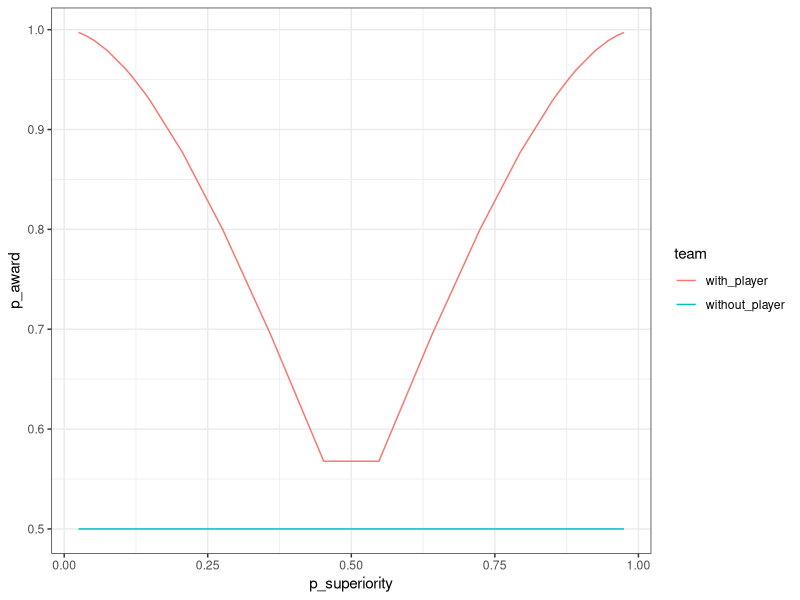

The R source for this figure:
## ---- chunk 1
knitr::opts_chunk$set(echo = TRUE)
library(tidyverse)
library(gganimate)
library(RColorBrewer)
## ---- chunk 2
# linear sampling of log odds for ground truth probability of superiority for the new machine
n_trials.linear_log_odds <- 20
logodds <- seq(log(0.025/(1-0.025)), log(0.975/(1-0.975)), length.out = n_trials.linear_log_odds)
p_superiority.linear_log_odds <- 1 / (1 + exp(-logodds))

# sampling near the decision threshold p_superiority == [0.13, 0.87]
p_superiority.near_threshold = c(0.11, 0.12, 0.14, 0.15, # near threshold for loss frame
                                 0.85, 0.86, 0.88, 0.89) # near threshold for gain frame

# combine the sampling strategies
p_superiority <- sort(c(p_superiority.linear_log_odds, p_superiority.near_threshold))
n_trials <- length(p_superiority)

print(p_superiority)
## ---- chunk 3
# baseline probability of winning/keeping an award contract without the new player 
baseline <- c(.5) # previously c(.15, .5, 8.5)

# initialize data conditions dataframe
conds_df <- data.frame(
  "p_superiority" = rep(p_superiority, length(baseline)),
  "baseline" = sort(rep(baseline, length(p_superiority))))

head(conds_df)
## ---- chunk 4
# label gain vs loss framing trials based on p_superiority, and add award thresholds
conds_df <- conds_df %>% 
  mutate(frame = if_else(p_superiority > .5, "gain", "loss"),
         threshold = if_else(frame == "gain", 
                             100, # points scored
                             75)) # points given up

head(conds_df)
## ---- chunk 5
# add columns for the mean and standard deviation of the difference in the number of points for the team with vs without the new player
# depending on the gain vs loss frame, these values represent points scored vs points given up
conds_df <- conds_df %>%
  mutate(sd_diff = 15, # std(new - old)
         mean_diff = sd_diff * qnorm(p_superiority)) # mean(new - old)

head(conds_df)
## ---- chunk 6
# double the length of the dataframe to add information per version of the team, creating a stimulus dataframe with a row per distribution to visualize
stim_df <- map_df(seq_len(2), ~conds_df)
stim_df$team <- as.factor(sort(rep(c("with_player","without_player"), length(stim_df$p_superiority) / 2)))


# add columns for the mean and standard deviation of points for each team and the probability of winning/keeping the award
stim_df <- stim_df %>%
  mutate(sd = sqrt(stim_df$sd_diff ^ 2 / 2), # assume equal and independent variances
        mean = if_else(team == "without_player", 
                       if_else(frame == "gain", # team without the new player is at baseline
                               threshold - sd * qnorm(1 - baseline), 
                               threshold - sd * qnorm(baseline)), 
                       if_else(frame == "gain", # team with new player is at difference from baseline
                               threshold - sd * qnorm(1 - baseline) + mean_diff, 
                               threshold - sd * qnorm(baseline) + mean_diff)),
        p_award = if_else(frame=="gain", # probability of exceeding threshold to win/keep award
                          1 - pnorm((threshold - mean)/sd),
                          pnorm((threshold - mean)/sd)))

# spread values per machine across columns to get back to a conditions dataframe one row per trial
conds_df <- stim_df %>% # explanation: https://kieranhealy.org/blog/archives/2018/11/06/spreading-multiple-values/
  gather(variable, value, -(p_superiority:team)) %>%
  unite(temp, team, variable) %>%
  spread(temp, value)

head(conds_df)
## ---- chunk 7
stim_df %>% ggplot(aes(x = p_superiority, y = p_award, color = team)) +
  geom_line() +
  theme_bw()
## ---- chunk 8
# ratio (K) of value of contract (X) over cost of intervention (C)
conds_df <- conds_df %>% mutate(K = 2.25)
## ---- chunk 9
# determine whether or not intervention is utility optimal on each trial
conds_df <- conds_df %>%
  mutate(should_intervene = if_else(frame == "gain",
                                    (with_player_p_award - without_player_p_award) > (1 / K), # gain framing decision rule
                                    ((1 - without_player_p_award) - (1 - with_player_p_award)) > (1 / K)) # loss framing decision rule
  )

conds_df %>%
  group_by(frame) %>%
  summarise(intervene = sum(should_intervene), n_trials = n())
## ---- chunk 10
conds_df <- conds_df %>%
  mutate(
    p_sup_threshold = if_else(frame == "gain",
                              pnorm(sqrt(sd_diff ^ 2 / 2) / sd_diff * (qnorm((1 / K) + baseline) + qnorm(baseline))),
                              pnorm(-sqrt(sd_diff ^ 2 / 2) / sd_diff * (qnorm((1 / K) + baseline) - qnorm(baseline))))
  )

# unique(conds_df$p_sup_threshold)
conds_df %>%
  group_by(frame) %>%
  summarise(threshold = unique(p_sup_threshold))
## ---- chunk 11
# starting value depends on maximum possible loss (if they pay for the new machine every time and never gain\keep the contract)
conds_df <- conds_df %>% mutate(starting_account_value = n_trials + n_trials / 2 * K)

conds_df %>% group_by(frame, K, starting_account_value) %>% summarise()
## ---- chunk 12
# add expected change in account value on each trial to conditions dataframe
conds_df <- conds_df %>%
  mutate(expected_payoff = if_else(frame == "gain",
                                   # gain frame
                                   if_else(should_intervene,
                                           with_player_p_award * K - 1,
                                           without_player_p_award * K),
                                   # loss frame
                                   if_else(should_intervene,
                                           (1 - with_player_p_award) * (-1 * K) - 1,
                                           (1 - without_player_p_award) * (-1 * K))))

# set exchange rates based on the expected account value at the end of the experiment
payoff_df <- conds_df %>% group_by(K, starting_account_value) %>%
  summarise(
    # expected and max account value
    expected_account_value = mean(starting_account_value) + sum(expected_payoff),
    max_account_value = mean(starting_account_value) + n_trials / 2 * mean(K), # if they always win/keep the award and never buy the new player 
    # bonus stats with exhange rate based on constant expected bonus of $3
    exchange_rate = round(3 / expected_account_value, 5), # five decimal places are necessary to avoid substantial rounding error
    expected_bonus = expected_account_value * exchange_rate,
    max_bonus = max_account_value * exchange_rate)

# merge these payoff variables into the conditions dataframe
conds_df <- conds_df %>% full_join(payoff_df, by = c("K","starting_account_value"))

knitr::kable(payoff_df)
